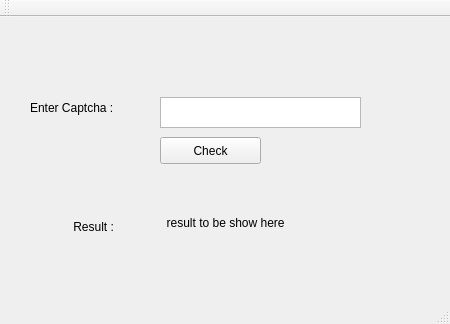
<?xml version="1.0" encoding="UTF-8"?>
<ui version="4.0">
 <class>MainWindow</class>
 <widget class="QMainWindow" name="MainWindow">
  <property name="geometry">
   <rect>
    <x>0</x>
    <y>0</y>
    <width>450</width>
    <height>324</height>
   </rect>
  </property>
  <property name="windowTitle">
   <string>MainWindow</string>
  </property>
  <widget class="QWidget" name="centralWidget">
   <widget class="QLabel" name="result_text">
    <property name="geometry">
     <rect>
      <x>160</x>
      <y>190</y>
      <width>191</width>
      <height>31</height>
     </rect>
    </property>
    <property name="text">
     <string>  result to be show here</string>
    </property>
   </widget>
   <widget class="QPushButton" name="check_btn">
    <property name="geometry">
     <rect>
      <x>160</x>
      <y>120</y>
      <width>101</width>
      <height>27</height>
     </rect>
    </property>
    <property name="text">
     <string>Check</string>
    </property>
   </widget>
   <widget class="QLabel" name="result_label">
    <property name="geometry">
     <rect>
      <x>70</x>
      <y>200</y>
      <width>71</width>
      <height>20</height>
     </rect>
    </property>
    <property name="text">
     <string> Result : </string>
    </property>
   </widget>
   <widget class="QLabel" name="Captcha_generated">
    <property name="geometry">
     <rect>
      <x>160</x>
      <y>20</y>
      <width>201</width>
      <height>31</height>
     </rect>
    </property>
    <property name="text">
     <string/>
    </property>
   </widget>
   <widget class="QTextEdit" name="EnterTextEdit">
    <property name="geometry">
     <rect>
      <x>160</x>
      <y>80</y>
      <width>201</width>
      <height>31</height>
     </rect>
    </property>
   </widget>
   <widget class="QLabel" name="label">
    <property name="geometry">
     <rect>
      <x>30</x>
      <y>80</y>
      <width>121</width>
      <height>21</height>
     </rect>
    </property>
    <property name="text">
     <string>Enter Captcha :</string>
    </property>
   </widget>
  </widget>
  <widget class="QMenuBar" name="menuBar">
   <property name="geometry">
    <rect>
     <x>0</x>
     <y>0</y>
     <width>450</width>
     <height>25</height>
    </rect>
   </property>
  </widget>
  <widget class="QToolBar" name="mainToolBar">
   <attribute name="toolBarArea">
    <enum>TopToolBarArea</enum>
   </attribute>
   <attribute name="toolBarBreak">
    <bool>false</bool>
   </attribute>
  </widget>
  <widget class="QStatusBar" name="statusBar"/>
 </widget>
 <layoutdefault spacing="6" margin="11"/>
 <resources/>
 <connections/>
</ui>
